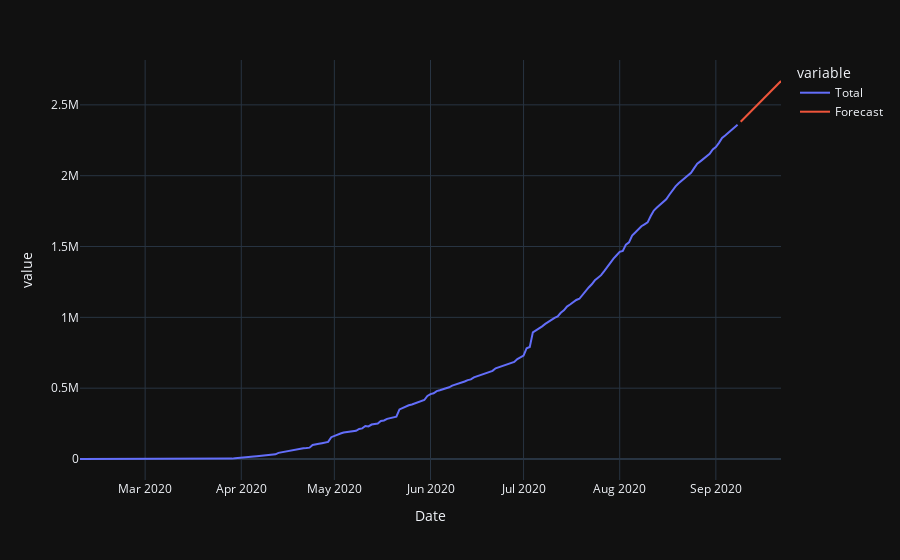

The cell this chart's notebook holds for it:
### Code cell
Future(order, seasonal_order)

### Figure 1 — Plotly figure (JSON) as saved in the notebook; plotly's stock layout.template omitted (floating-point values rounded to 4 significant figures; data arrays with more than 128 entries replaced by an {"elided": "..."} marker saying what was removed)
{"data": [{"hovertemplate": "variable=Total<br>Date=%{x}<br>value=%{y}<extra></extra>", "legendgroup": "Total", "line": {"color": "#636efa", "dash": "solid"}, "mode": "lines", "name": "Total", "orientation": "v", "showlegend": true, "type": "scatter", "x": {"elided": "227 str values"}, "xaxis": "x", "y": {"elided": "227 int values"}, "yaxis": "y"}, {"hovertemplate": "variable=Forecast<br>Date=%{x}<br>value=%{y}<extra></extra>", "legendgroup": "Forecast", "line": {"color": "#EF553B", "dash": "solid"}, "mode": "lines", "name": "Forecast", "orientation": "v", "showlegend": true, "type": "scatter", "x": {"elided": "227 str values"}, "xaxis": "x", "y": {"elided": "227 float values"}, "yaxis": "y"}], "layout": {"legend": {"title": {"text": "variable"}, "tracegroupgap": 0}, "margin": {"t": 60}, "xaxis": {"anchor": "y", "domain": [0, 1], "title": {"text": "Date"}}, "yaxis": {"anchor": "x", "domain": [0, 1], "title": {"text": "value"}}}}
